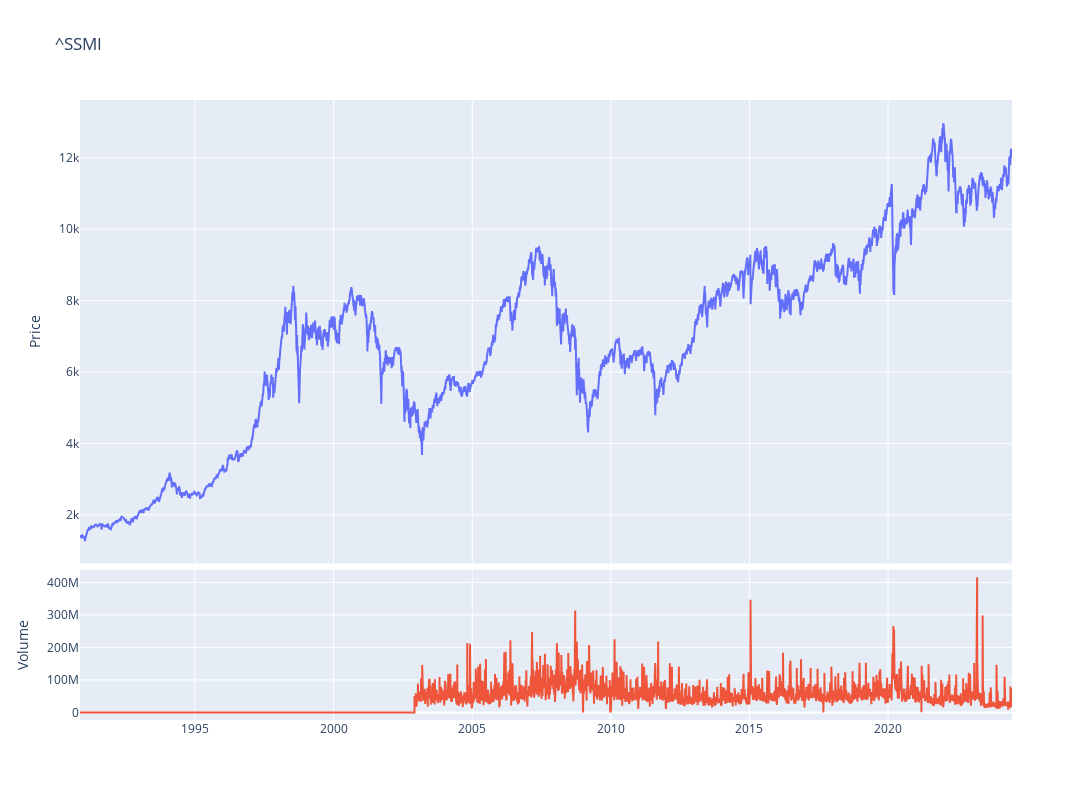

The cell this chart's notebook holds for it:
### Code cell
fig = make_subplots(rows=4, cols=1,shared_xaxes=True,vertical_spacing=0.01,specs=[[{'rowspan':3,'colspan':1}],[None],[None],[{'rowspan':1,'colspan':1}]])

# Graph (1,1)
fig.add_trace(go.Scatter(x=stock_ticker.index,y=stock_ticker['Adj Close'],mode="lines",name=f"{ticker}"),row=1, col=1)
# Update xaxis properties
fig.update_yaxes(title_text="Price", row=1, col=1)

# Graph (4,1)
fig.add_trace(go.Scatter(x=stock_ticker.index,y=stock_ticker['Volume'],mode="lines",name='Volume'),row=4, col=1)
fig.update_yaxes(title_text="Volume", row=4, col=1)

fig.update_layout(height=800, width=1300,showlegend=False,title=f"{ticker}")

fig.show()

### Figure 1 — Plotly figure (JSON) as saved in the notebook; plotly's stock layout.template omitted (floating-point values rounded to 4 significant figures; data arrays with more than 128 entries replaced by an {"elided": "..."} marker saying what was removed)
{"data": [{"mode": "lines", "name": "^SSMI", "type": "scatter", "x": {"elided": "8443 str values"}, "xaxis": "x", "y": {"elided": "8443 float values"}, "yaxis": "y"}, {"mode": "lines", "name": "Volume", "type": "scatter", "x": {"elided": "8443 str values"}, "xaxis": "x2", "y": {"elided": "8443 int values"}, "yaxis": "y2"}], "layout": {"height": 800, "showlegend": false, "title": {"text": "^SSMI"}, "width": 1300, "xaxis": {"anchor": "y", "domain": [0, 1], "matches": "x2", "showticklabels": false}, "xaxis2": {"anchor": "y2", "domain": [0, 1]}, "yaxis": {"anchor": "x", "domain": [0.2525, 1], "title": {"text": "Price"}}, "yaxis2": {"anchor": "x2", "domain": [0, 0.2425], "title": {"text": "Volume"}}}}
